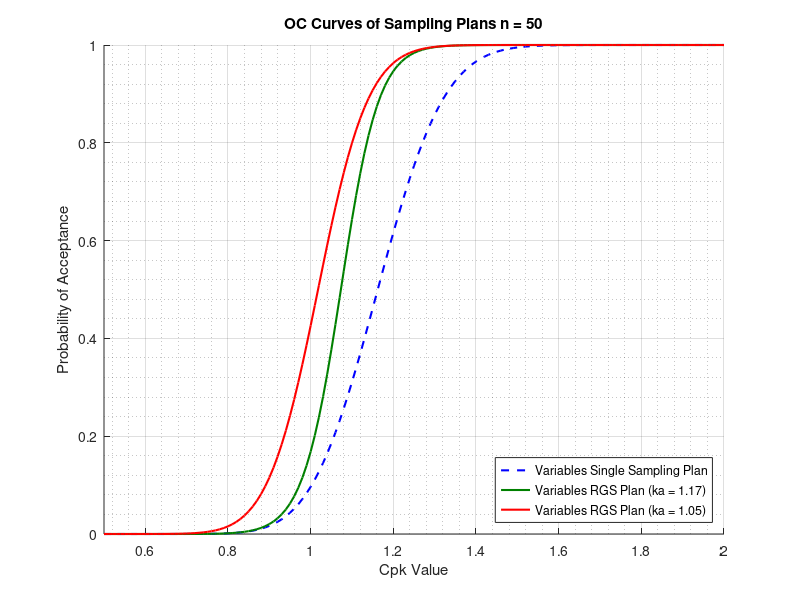

This chart was generated by the following MATLAB code:
function analysis2()
    % Fixed parameters
    n = 50; % sample size
    ka1 = 1.17; % first acceptance critical value
    ka2 = 1.05;  % second acceptance critical value 
    kr = 1.0;   % rejection critical value
    xi = 1.0;

    % Generate Cpk values
    cpk_values = 0.5:0.01:2.0;

    % Initialize arrays to store probabilities
    p_single = zeros(size(cpk_values));
    p_rgs1 = zeros(size(cpk_values));
    p_rgs2 = zeros(size(cpk_values));

    % Calculate probabilities for each Cpk value
    for i = 1:length(cpk_values)
        cpk = cpk_values(i);
        b = 3 * cpk + xi;

        % Calculate Pa and Pr for ka=1.17
        Pa1 = compute_F_cpk(ka1, n, b, xi);
        Pr1 = 1 - compute_F_cpk(kr, n, b, xi);

        % Calculate Pa and Pr for ka=2
        Pa2 = compute_F_cpk(ka2, n, b, xi);
        Pr2 = 1 - compute_F_cpk(kr, n, b, xi);

        % Single sampling plan
        p_single(i) = Pa1;

        % RGS plans
        p_rgs1(i) = Pa1 / (Pa1 + Pr1);
        p_rgs2(i) = Pa2 / (Pa2 + Pr2);
    end

    % Create the plot
    figure('Position', [100 100 800 600]);
    hold on;

    % Plot single sampling plan (blue dashed line)
    plot(cpk_values, p_single, '--', 'Color', [0 0 1], 'LineWidth', 1.5);

    % Plot RGS plan ka=1.17 (green solid line)
    plot(cpk_values, p_rgs1, '-', 'Color', [0 0.5 0], 'LineWidth', 1.5);

    % Plot RGS plan ka=2 (red solid line)
    plot(cpk_values, p_rgs2, '-', 'Color', [1 0 0], 'LineWidth', 1.5);

    % Customize the plot
    grid on;
    xlabel('Cpk Value');
    ylabel('Probability of Acceptance');
    title('OC Curves of Sampling Plans n = 50');
    legend('Variables Single Sampling Plan', ...
           'Variables RGS Plan (ka = 1.17)', ...
           'Variables RGS Plan (ka = 1.05)', ...
           'Location', 'southeast');

    % Set axis limits
    xlim([0.5 2.0]);
    ylim([0 1.0]);

    % Add minor grid
    grid minor;
    hold off;
end

function F = compute_F_cpk(ka, n, b, xi)
    % Define integrand function
    function y = integrand(t)
        chi_term = (n-1) * (b*sqrt(n) - t).^2 / (9*n*ka^2);
        phi_terms = normpdf(t + xi*sqrt(n)) + normpdf(t - xi*sqrt(n));
        y = chi2cdf(chi_term, n-1) .* phi_terms;
    end

    % Compute integral
    F = integral(@integrand, 0, b*sqrt(n), 'RelTol', 1e-6, 'AbsTol', 1e-9);
end